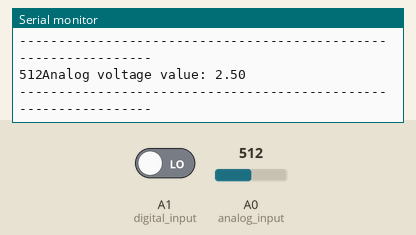
This sketch was run on a simulated Arduino Uno, built with avr-gcc and run on an emulated ATmega328P. Shown: the last lines printed to the serial monitor. Inputs (shaded band) come from the test bench; at power-on: A0 (analog_input) = 512, A1 (digital_input) LOW.

Above: at 4.2 s.
4.3 s: A0 (analog_input) set to 11
At 4.41 s:
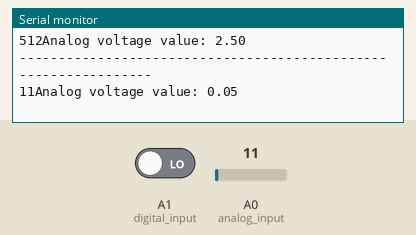
5.8 s: A0 (analog_input) set to 8
At 5.87 s:
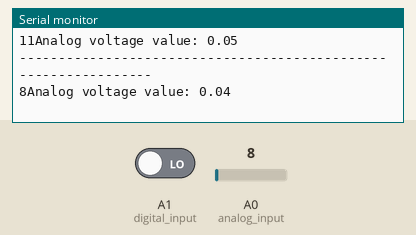
Timing chart, 0 to 8.3 s (numbered marks = the images above; inputs shaded):
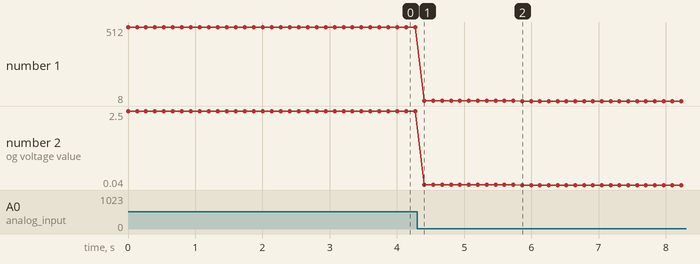

The sketch:

soundtest.ino
```cpp
#define analog_input A0
#define digital_input A1

void setup() {
  pinMode(analog_input, INPUT);
  pinMode(digital_input, INPUT);
  Serial.begin(9600);
}

void loop() {
  int analog_value = analogRead(analog_input);
  int digital_value = digitalRead(digital_input);

  Serial.print(analog_value);

  // Convert the analog value to voltage for display
  float voltage = analog_value * (5.0 / 1023.0);

  Serial.print("Analog voltage value: ");
  Serial.println(voltage);

  Serial.println("----------------------------------------------------------------");

  delay(100);
}
 
```

Measured:
- after the input at 4.3 s, the serial monitor: prints a new line after 0.11 s (image 1)
- after the input at 5.8 s, the serial monitor: prints a new line after 0.06 s (image 2)
- plotted number 1: 512 → 11 after the input at 4.3 s, 11 → 8 after the input at 5.8 s
- plotted number 2: 2.5 → 0.05 after the input at 4.3 s, 0.05 → 0.04 after the input at 5.8 s
